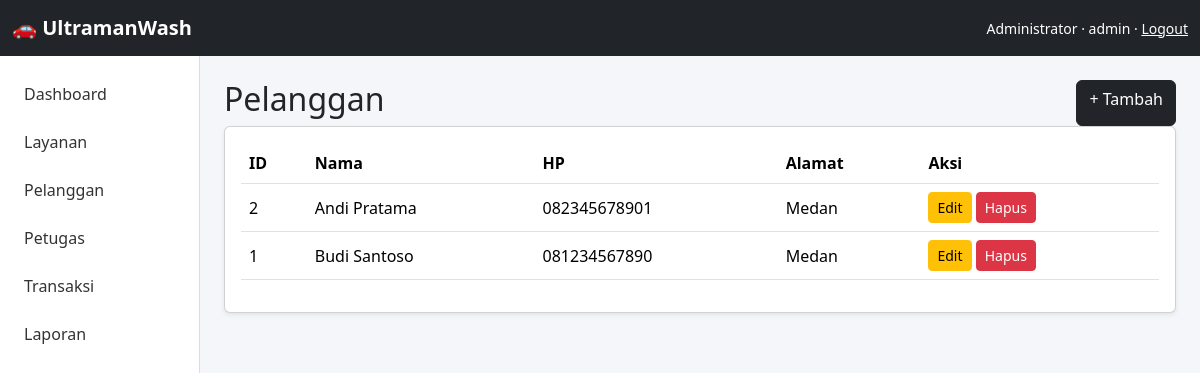
The app's page /app/admin/customers.php (signed in) with its own data.
### tables this page shows
CREATE TABLE IF NOT EXISTS customers (
    id INT AUTO_INCREMENT PRIMARY KEY,
    name VARCHAR(100) NOT NULL,
    phone VARCHAR(30) NOT NULL,
    address TEXT,
    created_at TIMESTAMP DEFAULT CURRENT_TIMESTAMP
);

### app/includes/auth.php (called while the page is built, shortened)
<?php
function e($value) {
    return htmlspecialchars((string)$value, ENT_QUOTES, 'UTF-8');
}

### app/admin/customers.php (the view, shortened to what this page needs)
<?php
require_once __DIR__.'/../config/database.php'; require_once __DIR__.'/../includes/auth.php'; require_role('admin');
$rows=$pdo->query("SELECT * FROM customers ORDER BY id DESC")->fetchAll();require __DIR__.'/../includes/header.php';?>
<div class="d-flex justify-content-between"><h2>Pelanggan</h2><a class="btn btn-dark" href="?new=1">+ Tambah</a></div>
<div class="card shadow-sm"><div class="card-body"><table class="table"><tr><th>ID</th><th>Nama</th><th>HP</th><th>Alamat</th><th>Aksi</th></tr><?php foreach($rows as $r):?><tr><td><?=$r['id']?></td><td><?=e($r['name'])?></td><td><?=e($r['phone'])?></td><td><?=e($r['address'])?></td><td><a class="btn btn-sm btn-warning" href="?edit=<?=$r['id']?>">Edit</a> <a class="btn btn-sm btn-danger" onclick="return confirm('Hapus?')" href="?delete=<?=$r['id']?>">Hapus</a></td></tr><?php endforeach;?></table></div></div>
<?php require __DIR__.'/../includes/footer.php';?>

### app/assets/css/style.css (style rules this page uses)
body { background:#f4f6f9 }
.table { vertical-align:middle }

### records on screen
customers: id "2", name "Andi Pratama", phone "082345678901", address "Medan"
customers: id "1", name "Budi Santoso", phone "081234567890", address "Medan"

### other values on screen
$_SESSION['user']['name'] "Administrator"
$_SESSION['user']['role'] "admin"
